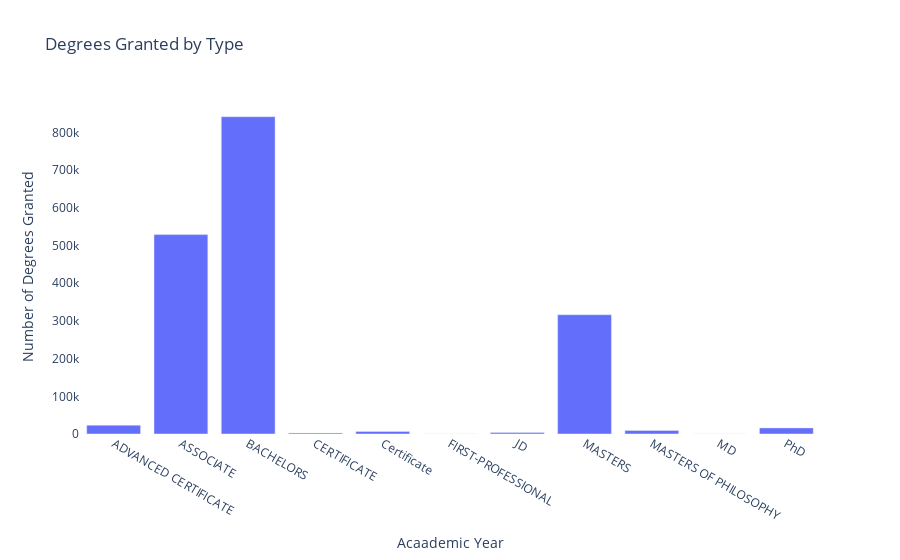
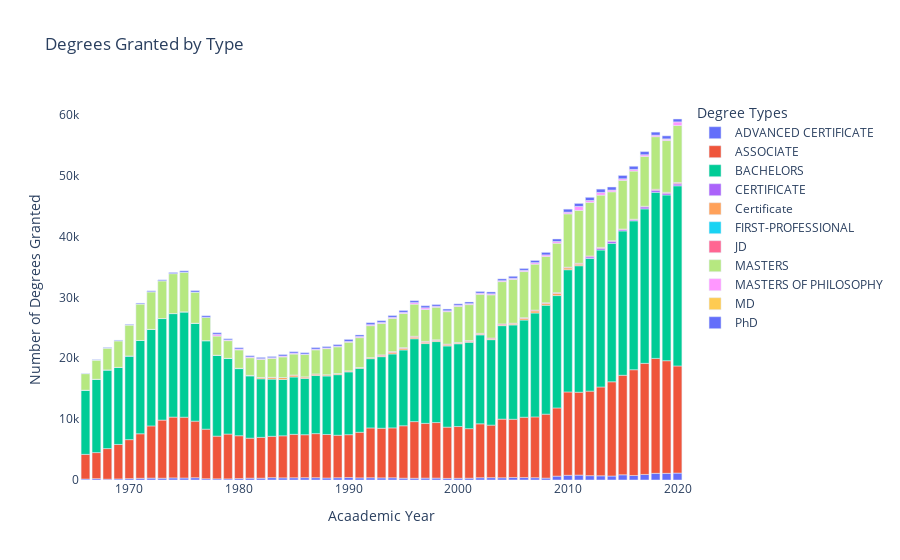
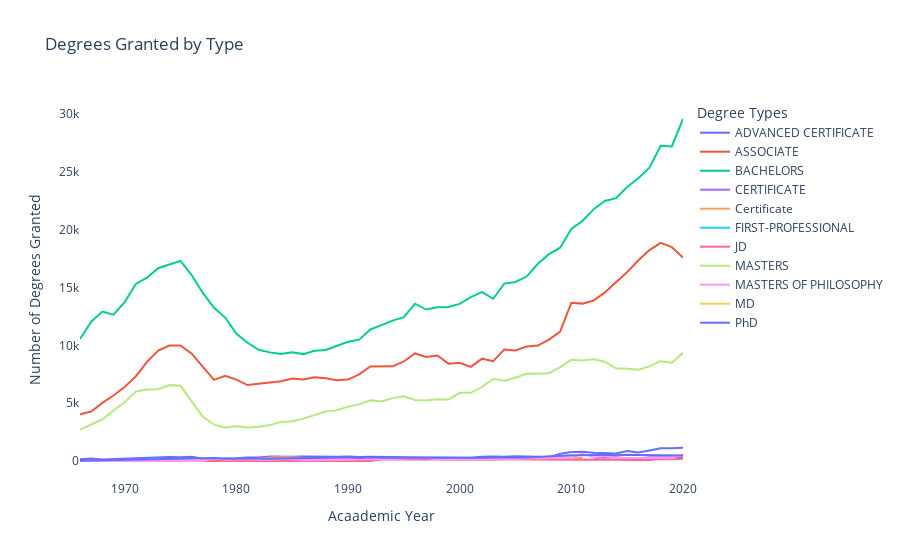

Notebook code cell kept with these figures, in order:
### Markdown cell above
Here our graphs begin.

Our story Centers around two high school seniors(Anna Jay and Mary Ann) debating whether to go to college or not.  Mary Ann ahs decided to attend Baruch.  Anna Jay has yet to be persuaded to attend any CUNY.  Therefore, Mary Ann has done some research in an attempt to persuade her friend to go to college.  Below are her findings.


This first blaock of code renders intereactive plotly graphs.  However, those are not veiwable or useable in github. To use the interactive graphs please downlaod the code and try it out.  The following blocks of code render static plotly graphs so that you may preview the grphas on github.

### Code cell
#Creating Graphs for Degrees Data
#Raphael
fig = px.bar(total_degrees.pivot(columns='degree_type', values='count').sum(), title='Degrees Granted by Type',).update_layout(
    xaxis_title="Acaademic Year", yaxis_title="Number of Degrees Granted", showlegend=False,plot_bgcolor='rgba(0,0,0,0)').update_xaxes(showgrid=False).update_yaxes(showgrid=False)
fig.show()
fig1 = px.bar(degrees_overtime.pivot(columns='degree_type', values='count'), title='Degrees Granted by Type',).update_layout(
    xaxis_title="Acaademic Year", yaxis_title="Number of Degrees Granted", legend_title='Degree Types',plot_bgcolor='rgba(0,0,0,0)').update_xaxes(showgrid=False).update_yaxes(showgrid=False)
fig1.show()
fig2 = px.line(degrees_overtime.pivot(columns='degree_type', values='count'), title='Degrees Granted by Type',).update_layout(
    xaxis_title="Acaademic Year", yaxis_title="Number of Degrees Granted", legend_title='Degree Types',plot_bgcolor='rgba(0,0,0,0)').update_xaxes(showgrid=False).update_yaxes(showgrid=False)
fig2.show()

### Figure 1 — Plotly figure (JSON) as saved in the notebook; plotly's stock layout.template omitted (floating-point values rounded to 4 significant figures)
{"data": [{"alignmentgroup": "True", "hovertemplate": "variable=0<br>degree_type=%{x}<br>value=%{y}<extra></extra>", "legendgroup": "0", "marker": {"color": "#636efa", "pattern": {"shape": ""}}, "name": "0", "offsetgroup": "0", "orientation": "v", "showlegend": true, "textposition": "auto", "type": "bar", "x": ["ADVANCED CERTIFICATE", "ASSOCIATE", "BACHELORS", "CERTIFICATE", "Certificate", "FIRST-PROFESSIONAL", "JD", "MASTERS", "MASTERS OF PHILOSOPHY", "MD", "PhD"], "xaxis": "x", "y": [23402, 528911, 841650, 2532, 6956, 49, 3673, 316433, 9395, 45, 16183], "yaxis": "y"}], "layout": {"barmode": "relative", "legend": {"title": {"text": "variable"}, "tracegroupgap": 0}, "plot_bgcolor": "rgba(0,0,0,0)", "showlegend": false, "title": {"text": "Degrees Granted by Type"}, "xaxis": {"anchor": "y", "domain": [0, 1], "showgrid": false, "title": {"text": "Acaademic Year"}}, "yaxis": {"anchor": "x", "domain": [0, 1], "showgrid": false, "title": {"text": "Number of Degrees Granted"}}}}

### Figure 2 — Plotly figure (JSON) as saved in the notebook; plotly's stock layout.template omitted (floating-point values rounded to 4 significant figures)
{"data": [{"alignmentgroup": "True", "hovertemplate": "degree_type=ADVANCED CERTIFICATE<br>Fall_start=%{x}<br>value=%{y}<extra></extra>", "legendgroup": "ADVANCED CERTIFICATE", "marker": {"color": "#636efa", "pattern": {"shape": ""}}, "name": "ADVANCED CERTIFICATE", "offsetgroup": "ADVANCED CERTIFICATE", "orientation": "v", "showlegend": true, "textposition": "auto", "type": "bar", "x": [1966, 1967, 1968, 1969, 1970, 1971, 1972, 1973, 1974, 1975, 1976, 1977, 1978, 1979, 1980, 1981, 1982, 1983, 1984, 1985, 1986, 1987, 1988, 1989, 1990, 1991, 1992, 1993, 1994, 1995, 1996, 1997, 1998, 1999, 2000, 2001, 2002, 2003, 2004, 2005, 2006, 2007, 2008, 2009, 2010, 2011, 2012, 2013, 2014, 2015, 2016, 2017, 2018, 2019, 2020], "xaxis": "x", "y": [161, 218, 136, 174, 223, 277, 307, 293, 342, 327, 375, 203, 192, 185, 233, 297, 296, 386, 352, 365, 383, 380, 327, 368, 400, 349, 370, 348, 366, 297, 287, 309, 309, 263, 281, 292, 375, 383, 364, 416, 403, 377, 310, 635, 773, 803, 711, 690, 654, 856, 741, 913, 1095, 1095, 1137], "yaxis": "y"}, {"alignmentgroup": "True", "hovertemplate": "degree_type=ASSOCIATE<br>Fall_start=%{x}<br>value=%{y}<extra></extra>", "legendgroup": "ASSOCIATE", "marker": {"color": "#EF553B", "pattern": {"shape": ""}}, "name": "ASSOCIATE", "offsetgroup": "ASSOCIATE", "orientation": "v", "showlegend": true, "textposition": "auto", "type": "bar", "x": [1966, 1967, 1968, 1969, 1970, 1971, 1972, 1973, 1974, 1975, 1976, 1977, 1978, 1979, 1980, 1981, 1982, 1983, 1984, 1985, 1986, 1987, 1988, 1989, 1990, 1991, 1992, 1993, 1994, 1995, 1996, 1997, 1998, 1999, 2000, 2001, 2002, 2003, 2004, 2005, 2006, 2007, 2008, 2009, 2010, 2011, 2012, 2013, 2014, 2015, 2016, 2017, 2018, 2019, 2020], "xaxis": "x", "y": [4048, 4284, 5024, 5667, 6406, 7315, 8579, 9549, 9991, 9989, 9289, 8148, 7013, 7364, 7038, 6573, 6708, 6789, 6909, 7137, 7054, 7239, 7151, 6984, 7044, 7492, 8181, 8156, 8193, 8614, 9305, 8995, 9128, 8421, 8502, 8142, 8851, 8629, 9639, 9563, 9909, 9991, 10503, 11203, 13693, 13617, 13886, 14589, 15478, 16345, 17372, 18247, 18880, 18499, 17596], "yaxis": "y"}, {"alignmentgroup": "True", "hovertemplate": "degree_type=BACHELORS<br>Fall_start=%{x}<br>value=%{y}<extra></extra>", "legendgroup": "BACHELORS", "marker": {"color": "#00cc96", "pattern": {"shape": ""}}, "name": "BACHELORS", "offsetgroup": "BACHELORS", "orientation": "v", "showlegend": true, "textposition": "auto", "type": "bar", "x": [1966, 1967, 1968, 1969, 1970, 1971, 1972, 1973, 1974, 1975, 1976, 1977, 1978, 1979, 1980, 1981, 1982, 1983, 1984, 1985, 1986, 1987, 1988, 1989, 1990, 1991, 1992, 1993, 1994, 1995, 1996, 1997, 1998, 1999, 2000, 2001, 2002, 2003, 2004, 2005, 2006, 2007, 2008, 2009, 2010, 2011, 2012, 2013, 2014, 2015, 2016, 2017, 2018, 2019, 2020], "xaxis": "x", "y": [10549, 12051, 12924, 12658, 13745, 15324, 15858, 16682, 17006, 17311, 16086, 14540, 13248, 12411, 11024, 10228, 9620, 9397, 9251, 9414, 9249, 9541, 9606, 9948, 10312, 10497, 11378, 11751, 12141, 12448, 13607, 13105, 13301, 13331, 13592, 14185, 14607, 14037, 15349, 15487, 15959, 17059, 17893, 18453, 20072, 20773, 21790, 22498, 22736, 23709, 24456, 25371, 27273, 27219, 29590], "yaxis": "y"}, {"alignmentgroup": "True", "hovertemplate": "degree_type=CERTIFICATE<br>Fall_start=%{x}<br>value=%{y}<extra></extra>", "legendgroup": "CERTIFICATE", "marker": {"color": "#ab63fa", "pattern": {"shape": ""}}, "name": "CERTIFICATE", "offsetgroup": "CERTIFICATE", "orientation": "v", "showlegend": true, "textposition": "auto", "type": "bar", "x": [1966, 1967, 1968, 1969, 1970, 1971, 1972, 1973, 1974, 1975, 1976, 1977, 1978, 1979, 1980, 1981, 1982, 1983, 1984, 1985, 1986, 1987, 1988, 1989, 1990, 1991, 1992, 1993, 1994, 1995, 1996, 1997, 1998, 1999, 2000, 2001, 2002, 2003, 2004, 2005, 2006, 2007, 2008, 2009, 2010, 2011, 2012, 2013, 2014, 2015, 2016, 2017, 2018, 2019, 2020], "xaxis": "x", "y": [null, null, null, null, null, null, null, null, null, null, null, null, null, null, null, null, null, null, null, null, null, null, null, null, null, null, null, null, null, null, null, null, null, null, null, null, null, null, null, null, null, null, null, null, null, null, 268, 275, 333, 212, 173, 334, 338, 287, 312], "yaxis": "y"}, {"alignmentgroup": "True", "hovertemplate": "degree_type=Certificate<br>Fall_start=%{x}<br>value=%{y}<extra></extra>", "legendgroup": "Certificate", "marker": {"color": "#FFA15A", "pattern": {"shape": ""}}, "name": "Certificate", "offsetgroup": "Certificate", "orientation": "v", "showlegend": true, "textposition": "auto", "type": "bar", "x": [1966, 1967, 1968, 1969, 1970, 1971, 1972, 1973, 1974, 1975, 1976, 1977, 1978, 1979, 1980, 1981, 1982, 1983, 1984, 1985, 1986, 1987, 1988, 1989, 1990, 1991, 1992, 1993, 1994, 1995, 1996, 1997, 1998, 1999, 2000, 2001, 2002, 2003, 2004, 2005, 2006, 2007, 2008, 2009, 2010, 2011, 2012, 2013, 2014, 2015, 2016, 2017, 2018, 2019, 2020], "xaxis": "x", "y": [0, 0, 0, 0, 0, 0, 0, 0, 0, 0, 0, 0, 45, 24, 64, 90, 219, 301, 319, 333, 260, 262, 204, 186, 175, 146, 173, 153, 263, 240, 259, 220, 173, 171, 128, 165, 132, 128, 143, 153, 267, 350, 281, 352, 309, 268, null, null, null, null, null, null, null, null, null], "yaxis": "y"}, {"alignmentgroup": "True", "hovertemplate": "degree_type=FIRST-PROFESSIONAL<br>Fall_start=%{x}<br>value=%{y}<extra></extra>", "legendgroup": "FIRST-PROFESSIONAL", "marker": {"color": "#19d3f3", "pattern": {"shape": ""}}, "name": "FIRST-PROFESSIONAL", "offsetgroup": "FIRST-PROFESSIONAL", "orientation": "v", "showlegend": true, "textposition": "auto", "type": "bar", "x": [1966, 1967, 1968, 1969, 1970, 1971, 1972, 1973, 1974, 1975, 1976, 1977, 1978, 1979, 1980, 1981, 1982, 1983, 1984, 1985, 1986, 1987, 1988, 1989, 1990, 1991, 1992, 1993, 1994, 1995, 1996, 1997, 1998, 1999, 2000, 2001, 2002, 2003, 2004, 2005, 2006, 2007, 2008, 2009, 2010, 2011, 2012, 2013, 2014, 2015, 2016, 2017, 2018, 2019, 2020], "xaxis": "x", "y": [null, null, null, null, null, null, null, null, null, null, null, null, null, null, null, null, null, null, null, null, null, null, null, null, null, null, null, null, null, null, null, null, null, null, null, null, null, null, null, null, null, null, null, null, null, null, null, null, null, null, null, null, null, null, 49], "yaxis": "y"}, {"alignmentgroup": "True", "hovertemplate": "degree_type=JD<br>Fall_start=%{x}<br>value=%{y}<extra></extra>", "legendgroup": "JD", "marker": {"color": "#FF6692", "pattern": {"shape": ""}}, "name": "JD", "offsetgroup": "JD", "orientation": "v", "showlegend": true, "textposition": "auto", "type": "bar", "x": [1966, 1967, 1968, 1969, 1970, 1971, 1972, 1973, 1974, 1975, 1976, 1977, 1978, 1979, 1980, 1981, 1982, 1983, 1984, 1985, 1986, 1987, 1988, 1989, 1990, 1991, 1992, 1993, 1994, 1995, 1996, 1997, 1998, 1999, 2000, 2001, 2002, 2003, 2004, 2005, 2006, 2007, 2008, 2009, 2010, 2011, 2012, 2013, 2014, 2015, 2016, 2017, 2018, 2019, 2020], "xaxis": "x", "y": [0, 0, 0, 0, 0, 0, 0, 0, 0, 0, 0, 0, 0, 0, 0, 0, 0, 0, 0, 0, 0, 0, 0, 0, 0, 0, 0, 142, 137, 144, 146, 137, 120, 130, 96, 127, 131, 139, 144, 131, 123, 132, 121, 126, 111, 138, 141, 150, 111, 104, 95, 95, 165, 149, 188], "yaxis": "y"}, {"alignmentgroup": "True", "hovertemplate": "degree_type=MASTERS<br>Fall_start=%{x}<br>value=%{y}<extra></extra>", "legendgroup": "MASTERS", "marker": {"color": "#B6E880", "pattern": {"shape": ""}}, "name": "MASTERS", "offsetgroup": "MASTERS", "orientation": "v", "showlegend": true, "textposition": "auto", "type": "bar", "x": [1966, 1967, 1968, 1969, 1970, 1971, 1972, 1973, 1974, 1975, 1976, 1977, 1978, 1979, 1980, 1981, 1982, 1983, 1984, 1985, 1986, 1987, 1988, 1989, 1990, 1991, 1992, 1993, 1994, 1995, 1996, 1997, 1998, 1999, 2000, 2001, 2002, 2003, 2004, 2005, 2006, 2007, 2008, 2009, 2010, 2011, 2012, 2013, 2014, 2015, 2016, 2017, 2018, 2019, 2020], "xaxis": "x", "y": [2722, 3152, 3588, 4371, 5087, 6001, 6177, 6203, 6564, 6504, 5112, 3823, 3143, 2907, 3007, 2893, 2964, 3105, 3383, 3440, 3664, 3951, 4285, 4385, 4705, 4900, 5249, 5154, 5440, 5606, 5279, 5243, 5352, 5331, 5903, 5897, 6401, 7095, 6944, 7202, 7574, 7547, 7600, 8125, 8757, 8686, 8809, 8589, 8022, 7991, 7905, 8187, 8640, 8508, 9361], "yaxis": "y"}, {"alignmentgroup": "True", "hovertemplate": "degree_type=MASTERS OF PHILOSOPHY<br>Fall_start=%{x}<br>value=%{y}<extra></extra>", "legendgroup": "MASTERS OF PHILOSOPHY", "marker": {"color": "#FF97FF", "pattern": {"shape": ""}}, "name": "MASTERS OF PHILOSOPHY", "offsetgroup": "MASTERS OF PHILOSOPHY", "orientation": "v", "showlegend": true, "textposition": "auto", "type": "bar", "x": [1966, 1967, 1968, 1969, 1970, 1971, 1972, 1973, 1974, 1975, 1976, 1977, 1978, 1979, 1980, 1981, 1982, 1983, 1984, 1985, 1986, 1987, 1988, 1989, 1990, 1991, 1992, 1993, 1994, 1995, 1996, 1997, 1998, 1999, 2000, 2001, 2002, 2003, 2004, 2005, 2006, 2007, 2008, 2009, 2010, 2011, 2012, 2013, 2014, 2015, 2016, 2017, 2018, 2019, 2020], "xaxis": "x", "y": [0, 0, 0, 0, 0, 0, 0, 0, 0, 0, 0, 0, 283, 117, 147, 127, 120, 108, 155, 147, 65, 120, 118, 112, 134, 184, 164, 175, 181, 195, 260, 279, 158, 152, 179, 161, 194, 178, 155, 179, 207, 249, 267, 285, 281, 650, 304, 440, 291, 261, 270, 277, 248, 229, 589], "yaxis": "y"}, {"alignmentgroup": "True", "hovertemplate": "degree_type=MD<br>Fall_start=%{x}<br>value=%{y}<extra></extra>", "legendgroup": "MD", "marker": {"color": "#FECB52", "pattern": {"shape": ""}}, "name": "MD", "offsetgroup": "MD", "orientation": "v", "showlegend": true, "textposition": "auto", "type": "bar", "x": [1966, 1967, 1968, 1969, 1970, 1971, 1972, 1973, 1974, 1975, 1976, 1977, 1978, 1979, 1980, 1981, 1982, 1983, 1984, 1985, 1986, 1987, 1988, 1989, 1990, 1991, 1992, 1993, 1994, 1995, 1996, 1997, 1998, 1999, 2000, 2001, 2002, 2003, 2004, 2005, 2006, 2007, 2008, 2009, 2010, 2011, 2012, 2013, 2014, 2015, 2016, 2017, 2018, 2019, 2020], "xaxis": "x", "y": [null, null, null, null, null, null, null, null, null, null, null, null, null, null, null, null, null, null, null, null, null, null, null, null, null, null, null, null, null, null, null, null, null, null, null, null, null, null, null, null, null, null, null, null, null, null, null, null, null, null, null, null, null, 45, null], "yaxis": "y"}, {"alignmentgroup": "True", "hovertemplate": "degree_type=PhD<br>Fall_start=%{x}<br>value=%{y}<extra></extra>", "legendgroup": "PhD", "marker": {"color": "#636efa", "pattern": {"shape": ""}}, "name": "PhD", "offsetgroup": "PhD", "orientation": "v", "showlegend": true, "textposition": "auto", "type": "bar", "x": [1966, 1967, 1968, 1969, 1970, 1971, 1972, 1973, 1974, 1975, 1976, 1977, 1978, 1979, 1980, 1981, 1982, 1983, 1984, 1985, 1986, 1987, 1988, 1989, 1990, 1991, 1992, 1993, 1994, 1995, 1996, 1997, 1998, 1999, 2000, 2001, 2002, 2003, 2004, 2005, 2006, 2007, 2008, 2009, 2010, 2011, 2012, 2013, 2014, 2015, 2016, 2017, 2018, 2019, 2020], "xaxis": "x", "y": [26, 48, 78, 90, 94, 135, 150, 151, 184, 224, 248, 264, 262, 190, 213, 203, 208, 200, 234, 232, 232, 258, 225, 259, 320, 257, 318, 286, 294, 302, 310, 333, 277, 280, 250, 271, 272, 298, 298, 330, 303, 358, 410, 408, 489, 494, 520, 545, 500, 544, 521, 518, 500, 496, 473], "yaxis": "y"}], "layout": {"barmode": "relative", "legend": {"title": {"text": "Degree Types"}, "tracegroupgap": 0}, "plot_bgcolor": "rgba(0,0,0,0)", "title": {"text": "Degrees Granted by Type"}, "xaxis": {"anchor": "y", "domain": [0, 1], "showgrid": false, "title": {"text": "Acaademic Year"}}, "yaxis": {"anchor": "x", "domain": [0, 1], "showgrid": false, "title": {"text": "Number of Degrees Granted"}}}}

### Figure 3 — Plotly figure (JSON) as saved in the notebook; plotly's stock layout.template omitted (floating-point values rounded to 4 significant figures)
{"data": [{"hovertemplate": "degree_type=ADVANCED CERTIFICATE<br>Fall_start=%{x}<br>value=%{y}<extra></extra>", "legendgroup": "ADVANCED CERTIFICATE", "line": {"color": "#636efa", "dash": "solid"}, "marker": {"symbol": "circle"}, "mode": "lines", "name": "ADVANCED CERTIFICATE", "orientation": "v", "showlegend": true, "type": "scatter", "x": [1966, 1967, 1968, 1969, 1970, 1971, 1972, 1973, 1974, 1975, 1976, 1977, 1978, 1979, 1980, 1981, 1982, 1983, 1984, 1985, 1986, 1987, 1988, 1989, 1990, 1991, 1992, 1993, 1994, 1995, 1996, 1997, 1998, 1999, 2000, 2001, 2002, 2003, 2004, 2005, 2006, 2007, 2008, 2009, 2010, 2011, 2012, 2013, 2014, 2015, 2016, 2017, 2018, 2019, 2020], "xaxis": "x", "y": [161, 218, 136, 174, 223, 277, 307, 293, 342, 327, 375, 203, 192, 185, 233, 297, 296, 386, 352, 365, 383, 380, 327, 368, 400, 349, 370, 348, 366, 297, 287, 309, 309, 263, 281, 292, 375, 383, 364, 416, 403, 377, 310, 635, 773, 803, 711, 690, 654, 856, 741, 913, 1095, 1095, 1137], "yaxis": "y"}, {"hovertemplate": "degree_type=ASSOCIATE<br>Fall_start=%{x}<br>value=%{y}<extra></extra>", "legendgroup": "ASSOCIATE", "line": {"color": "#EF553B", "dash": "solid"}, "marker": {"symbol": "circle"}, "mode": "lines", "name": "ASSOCIATE", "orientation": "v", "showlegend": true, "type": "scatter", "x": [1966, 1967, 1968, 1969, 1970, 1971, 1972, 1973, 1974, 1975, 1976, 1977, 1978, 1979, 1980, 1981, 1982, 1983, 1984, 1985, 1986, 1987, 1988, 1989, 1990, 1991, 1992, 1993, 1994, 1995, 1996, 1997, 1998, 1999, 2000, 2001, 2002, 2003, 2004, 2005, 2006, 2007, 2008, 2009, 2010, 2011, 2012, 2013, 2014, 2015, 2016, 2017, 2018, 2019, 2020], "xaxis": "x", "y": [4048, 4284, 5024, 5667, 6406, 7315, 8579, 9549, 9991, 9989, 9289, 8148, 7013, 7364, 7038, 6573, 6708, 6789, 6909, 7137, 7054, 7239, 7151, 6984, 7044, 7492, 8181, 8156, 8193, 8614, 9305, 8995, 9128, 8421, 8502, 8142, 8851, 8629, 9639, 9563, 9909, 9991, 10503, 11203, 13693, 13617, 13886, 14589, 15478, 16345, 17372, 18247, 18880, 18499, 17596], "yaxis": "y"}, {"hovertemplate": "degree_type=BACHELORS<br>Fall_start=%{x}<br>value=%{y}<extra></extra>", "legendgroup": "BACHELORS", "line": {"color": "#00cc96", "dash": "solid"}, "marker": {"symbol": "circle"}, "mode": "lines", "name": "BACHELORS", "orientation": "v", "showlegend": true, "type": "scatter", "x": [1966, 1967, 1968, 1969, 1970, 1971, 1972, 1973, 1974, 1975, 1976, 1977, 1978, 1979, 1980, 1981, 1982, 1983, 1984, 1985, 1986, 1987, 1988, 1989, 1990, 1991, 1992, 1993, 1994, 1995, 1996, 1997, 1998, 1999, 2000, 2001, 2002, 2003, 2004, 2005, 2006, 2007, 2008, 2009, 2010, 2011, 2012, 2013, 2014, 2015, 2016, 2017, 2018, 2019, 2020], "xaxis": "x", "y": [10549, 12051, 12924, 12658, 13745, 15324, 15858, 16682, 17006, 17311, 16086, 14540, 13248, 12411, 11024, 10228, 9620, 9397, 9251, 9414, 9249, 9541, 9606, 9948, 10312, 10497, 11378, 11751, 12141, 12448, 13607, 13105, 13301, 13331, 13592, 14185, 14607, 14037, 15349, 15487, 15959, 17059, 17893, 18453, 20072, 20773, 21790, 22498, 22736, 23709, 24456, 25371, 27273, 27219, 29590], "yaxis": "y"}, {"hovertemplate": "degree_type=CERTIFICATE<br>Fall_start=%{x}<br>value=%{y}<extra></extra>", "legendgroup": "CERTIFICATE", "line": {"color": "#ab63fa", "dash": "solid"}, "marker": {"symbol": "circle"}, "mode": "lines", "name": "CERTIFICATE", "orientation": "v", "showlegend": true, "type": "scatter", "x": [1966, 1967, 1968, 1969, 1970, 1971, 1972, 1973, 1974, 1975, 1976, 1977, 1978, 1979, 1980, 1981, 1982, 1983, 1984, 1985, 1986, 1987, 1988, 1989, 1990, 1991, 1992, 1993, 1994, 1995, 1996, 1997, 1998, 1999, 2000, 2001, 2002, 2003, 2004, 2005, 2006, 2007, 2008, 2009, 2010, 2011, 2012, 2013, 2014, 2015, 2016, 2017, 2018, 2019, 2020], "xaxis": "x", "y": [null, null, null, null, null, null, null, null, null, null, null, null, null, null, null, null, null, null, null, null, null, null, null, null, null, null, null, null, null, null, null, null, null, null, null, null, null, null, null, null, null, null, null, null, null, null, 268, 275, 333, 212, 173, 334, 338, 287, 312], "yaxis": "y"}, {"hovertemplate": "degree_type=Certificate<br>Fall_start=%{x}<br>value=%{y}<extra></extra>", "legendgroup": "Certificate", "line": {"color": "#FFA15A", "dash": "solid"}, "marker": {"symbol": "circle"}, "mode": "lines", "name": "Certificate", "orientation": "v", "showlegend": true, "type": "scatter", "x": [1966, 1967, 1968, 1969, 1970, 1971, 1972, 1973, 1974, 1975, 1976, 1977, 1978, 1979, 1980, 1981, 1982, 1983, 1984, 1985, 1986, 1987, 1988, 1989, 1990, 1991, 1992, 1993, 1994, 1995, 1996, 1997, 1998, 1999, 2000, 2001, 2002, 2003, 2004, 2005, 2006, 2007, 2008, 2009, 2010, 2011, 2012, 2013, 2014, 2015, 2016, 2017, 2018, 2019, 2020], "xaxis": "x", "y": [0, 0, 0, 0, 0, 0, 0, 0, 0, 0, 0, 0, 45, 24, 64, 90, 219, 301, 319, 333, 260, 262, 204, 186, 175, 146, 173, 153, 263, 240, 259, 220, 173, 171, 128, 165, 132, 128, 143, 153, 267, 350, 281, 352, 309, 268, null, null, null, null, null, null, null, null, null], "yaxis": "y"}, {"hovertemplate": "degree_type=FIRST-PROFESSIONAL<br>Fall_start=%{x}<br>value=%{y}<extra></extra>", "legendgroup": "FIRST-PROFESSIONAL", "line": {"color": "#19d3f3", "dash": "solid"}, "marker": {"symbol": "circle"}, "mode": "lines", "name": "FIRST-PROFESSIONAL", "orientation": "v", "showlegend": true, "type": "scatter", "x": [1966, 1967, 1968, 1969, 1970, 1971, 1972, 1973, 1974, 1975, 1976, 1977, 1978, 1979, 1980, 1981, 1982, 1983, 1984, 1985, 1986, 1987, 1988, 1989, 1990, 1991, 1992, 1993, 1994, 1995, 1996, 1997, 1998, 1999, 2000, 2001, 2002, 2003, 2004, 2005, 2006, 2007, 2008, 2009, 2010, 2011, 2012, 2013, 2014, 2015, 2016, 2017, 2018, 2019, 2020], "xaxis": "x", "y": [null, null, null, null, null, null, null, null, null, null, null, null, null, null, null, null, null, null, null, null, null, null, null, null, null, null, null, null, null, null, null, null, null, null, null, null, null, null, null, null, null, null, null, null, null, null, null, null, null, null, null, null, null, null, 49], "yaxis": "y"}, {"hovertemplate": "degree_type=JD<br>Fall_start=%{x}<br>value=%{y}<extra></extra>", "legendgroup": "JD", "line": {"color": "#FF6692", "dash": "solid"}, "marker": {"symbol": "circle"}, "mode": "lines", "name": "JD", "orientation": "v", "showlegend": true, "type": "scatter", "x": [1966, 1967, 1968, 1969, 1970, 1971, 1972, 1973, 1974, 1975, 1976, 1977, 1978, 1979, 1980, 1981, 1982, 1983, 1984, 1985, 1986, 1987, 1988, 1989, 1990, 1991, 1992, 1993, 1994, 1995, 1996, 1997, 1998, 1999, 2000, 2001, 2002, 2003, 2004, 2005, 2006, 2007, 2008, 2009, 2010, 2011, 2012, 2013, 2014, 2015, 2016, 2017, 2018, 2019, 2020], "xaxis": "x", "y": [0, 0, 0, 0, 0, 0, 0, 0, 0, 0, 0, 0, 0, 0, 0, 0, 0, 0, 0, 0, 0, 0, 0, 0, 0, 0, 0, 142, 137, 144, 146, 137, 120, 130, 96, 127, 131, 139, 144, 131, 123, 132, 121, 126, 111, 138, 141, 150, 111, 104, 95, 95, 165, 149, 188], "yaxis": "y"}, {"hovertemplate": "degree_type=MASTERS<br>Fall_start=%{x}<br>value=%{y}<extra></extra>", "legendgroup": "MASTERS", "line": {"color": "#B6E880", "dash": "solid"}, "marker": {"symbol": "circle"}, "mode": "lines", "name": "MASTERS", "orientation": "v", "showlegend": true, "type": "scatter", "x": [1966, 1967, 1968, 1969, 1970, 1971, 1972, 1973, 1974, 1975, 1976, 1977, 1978, 1979, 1980, 1981, 1982, 1983, 1984, 1985, 1986, 1987, 1988, 1989, 1990, 1991, 1992, 1993, 1994, 1995, 1996, 1997, 1998, 1999, 2000, 2001, 2002, 2003, 2004, 2005, 2006, 2007, 2008, 2009, 2010, 2011, 2012, 2013, 2014, 2015, 2016, 2017, 2018, 2019, 2020], "xaxis": "x", "y": [2722, 3152, 3588, 4371, 5087, 6001, 6177, 6203, 6564, 6504, 5112, 3823, 3143, 2907, 3007, 2893, 2964, 3105, 3383, 3440, 3664, 3951, 4285, 4385, 4705, 4900, 5249, 5154, 5440, 5606, 5279, 5243, 5352, 5331, 5903, 5897, 6401, 7095, 6944, 7202, 7574, 7547, 7600, 8125, 8757, 8686, 8809, 8589, 8022, 7991, 7905, 8187, 8640, 8508, 9361], "yaxis": "y"}, {"hovertemplate": "degree_type=MASTERS OF PHILOSOPHY<br>Fall_start=%{x}<br>value=%{y}<extra></extra>", "legendgroup": "MASTERS OF PHILOSOPHY", "line": {"color": "#FF97FF", "dash": "solid"}, "marker": {"symbol": "circle"}, "mode": "lines", "name": "MASTERS OF PHILOSOPHY", "orientation": "v", "showlegend": true, "type": "scatter", "x": [1966, 1967, 1968, 1969, 1970, 1971, 1972, 1973, 1974, 1975, 1976, 1977, 1978, 1979, 1980, 1981, 1982, 1983, 1984, 1985, 1986, 1987, 1988, 1989, 1990, 1991, 1992, 1993, 1994, 1995, 1996, 1997, 1998, 1999, 2000, 2001, 2002, 2003, 2004, 2005, 2006, 2007, 2008, 2009, 2010, 2011, 2012, 2013, 2014, 2015, 2016, 2017, 2018, 2019, 2020], "xaxis": "x", "y": [0, 0, 0, 0, 0, 0, 0, 0, 0, 0, 0, 0, 283, 117, 147, 127, 120, 108, 155, 147, 65, 120, 118, 112, 134, 184, 164, 175, 181, 195, 260, 279, 158, 152, 179, 161, 194, 178, 155, 179, 207, 249, 267, 285, 281, 650, 304, 440, 291, 261, 270, 277, 248, 229, 589], "yaxis": "y"}, {"hovertemplate": "degree_type=MD<br>Fall_start=%{x}<br>value=%{y}<extra></extra>", "legendgroup": "MD", "line": {"color": "#FECB52", "dash": "solid"}, "marker": {"symbol": "circle"}, "mode": "lines", "name": "MD", "orientation": "v", "showlegend": true, "type": "scatter", "x": [1966, 1967, 1968, 1969, 1970, 1971, 1972, 1973, 1974, 1975, 1976, 1977, 1978, 1979, 1980, 1981, 1982, 1983, 1984, 1985, 1986, 1987, 1988, 1989, 1990, 1991, 1992, 1993, 1994, 1995, 1996, 1997, 1998, 1999, 2000, 2001, 2002, 2003, 2004, 2005, 2006, 2007, 2008, 2009, 2010, 2011, 2012, 2013, 2014, 2015, 2016, 2017, 2018, 2019, 2020], "xaxis": "x", "y": [null, null, null, null, null, null, null, null, null, null, null, null, null, null, null, null, null, null, null, null, null, null, null, null, null, null, null, null, null, null, null, null, null, null, null, null, null, null, null, null, null, null, null, null, null, null, null, null, null, null, null, null, null, 45, null], "yaxis": "y"}, {"hovertemplate": "degree_type=PhD<br>Fall_start=%{x}<br>value=%{y}<extra></extra>", "legendgroup": "PhD", "line": {"color": "#636efa", "dash": "solid"}, "marker": {"symbol": "circle"}, "mode": "lines", "name": "PhD", "orientation": "v", "showlegend": true, "type": "scatter", "x": [1966, 1967, 1968, 1969, 1970, 1971, 1972, 1973, 1974, 1975, 1976, 1977, 1978, 1979, 1980, 1981, 1982, 1983, 1984, 1985, 1986, 1987, 1988, 1989, 1990, 1991, 1992, 1993, 1994, 1995, 1996, 1997, 1998, 1999, 2000, 2001, 2002, 2003, 2004, 2005, 2006, 2007, 2008, 2009, 2010, 2011, 2012, 2013, 2014, 2015, 2016, 2017, 2018, 2019, 2020], "xaxis": "x", "y": [26, 48, 78, 90, 94, 135, 150, 151, 184, 224, 248, 264, 262, 190, 213, 203, 208, 200, 234, 232, 232, 258, 225, 259, 320, 257, 318, 286, 294, 302, 310, 333, 277, 280, 250, 271, 272, 298, 298, 330, 303, 358, 410, 408, 489, 494, 520, 545, 500, 544, 521, 518, 500, 496, 473], "yaxis": "y"}], "layout": {"legend": {"title": {"text": "Degree Types"}, "tracegroupgap": 0}, "plot_bgcolor": "rgba(0,0,0,0)", "title": {"text": "Degrees Granted by Type"}, "xaxis": {"anchor": "y", "domain": [0, 1], "showgrid": false, "title": {"text": "Acaademic Year"}}, "yaxis": {"anchor": "x", "domain": [0, 1], "showgrid": false, "title": {"text": "Number of Degrees Granted"}}}}
